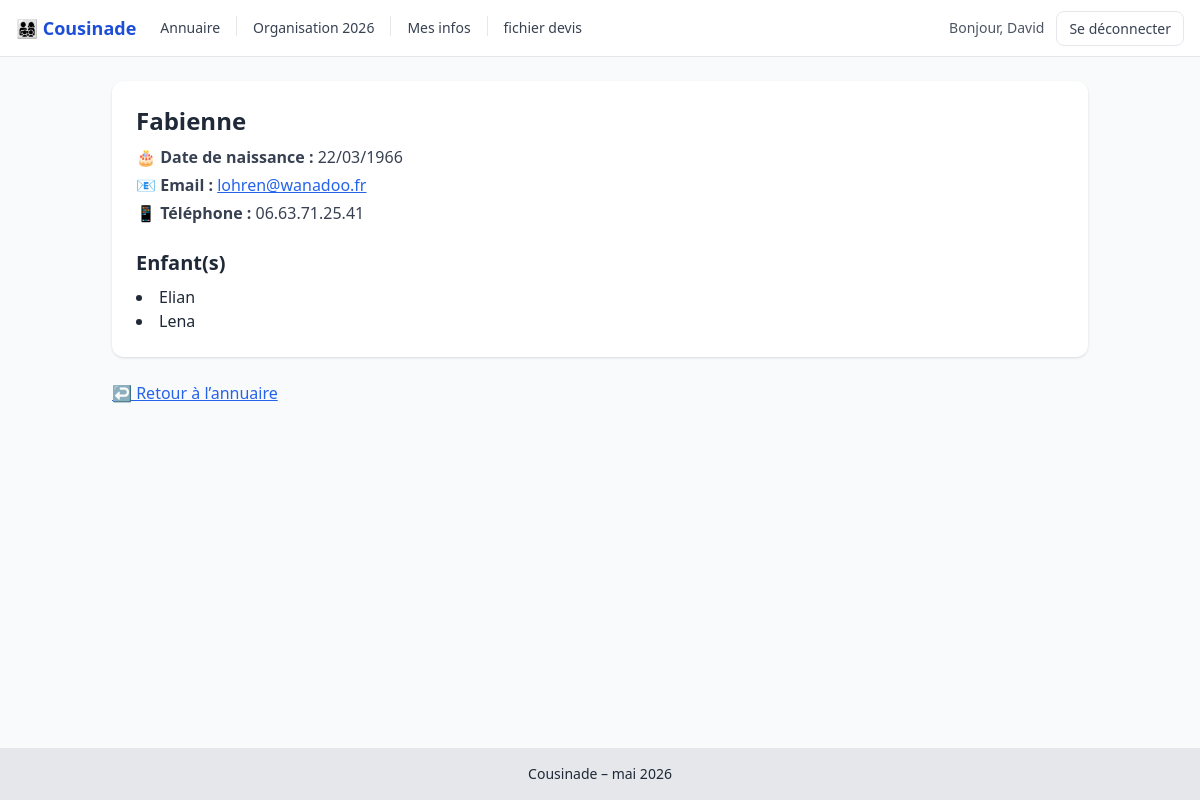
The page /member/1 (signed in) on the database its author committed.
### app/models.py (models this page shows)
class Member(Base):
    __tablename__ = "members"
    id = Column(Integer, primary_key=True)
    first_name = Column(String(80), nullable=False)
    last_name = Column(String(80), nullable=False)
    birth_date = Column(Date, nullable=True)
    email = Column(String(255), nullable=True, unique=False)
    phone = Column(String(50), nullable=True)
    notes = Column(Text, nullable=True)
    created_at = Column(DateTime, default=datetime.utcnow)
    updated_at = Column(DateTime, default=datetime.utcnow, onupdate=datetime.utcnow)
    family_branch = Column(String(80), nullable=True)  # branche/ancêtre si utile
    parents = relationship(
        "ParentChild", foreign_keys="ParentChild.child_id",
        back_populates="child", cascade="all, delete-orphan"
    )
    children_links = relationship(
        "ParentChild", foreign_keys="ParentChild.parent_id",
        back_populates="parent", cascade="all, delete-orphan"
    )
    couples_a = relationship("Couple", foreign_keys="Couple.partner_a_id",
                             back_populates="partner_a", cascade="all, delete-orphan")
    couples_b = relationship("Couple", foreign_keys="Couple.partner_b_id",
                             back_populates="partner_b", cascade="all, delete-orphan")

### app/main.py (the view)
@app.get("/member/{member_id}", response_class=HTMLResponse)
def member_card(request: Request, member_id: int, db: Session = Depends(get_db)):
    user = get_current_user(request, db)
    if not user :
        return RedirectResponse(url="/login", status_code=303)
    m = db.get(Member, member_id)
    if not m:
        raise HTTPException(404, "Membre introuvable")
    children = [lnk.child for lnk in m.children_links]
    partners = {*(c.partner_a if c.partner_a_id != m.id else c.partner_b for c in (m.couples_a + m.couples_b))}
    tpl = templates.get_template("member.html")
    return tpl.render(request=request, m=m, children=children, partners=partners, user=user)

### templates/member.html (shortened to what this page needs)
{% extends "base.html" %}
{% block content %}
<div class="bg-white shadow rounded-xl p-6">
  <h1 class="text-2xl font-bold mb-2">{{ m.first_name }} {{ m.last_name }}</h1>
  <ul class="space-y-1 text-gray-700">
    {% if m.birth_date %}
      <li>🎂 <strong>Date de naissance :</strong> {{ m.birth_date.strftime('%d/%m/%Y') }}</li>
    {% endif %}
    {% if m.email %}
      <li>📧 <strong>Email :</strong> <a href="mailto:{{ m.email }}" class="text-blue-600 underline">{{ m.email }}</a></li>
    {% endif %}
    {% if m.phone %}
      <li>📱 <strong>Téléphone :</strong> {{ m.phone }}</li>
    {% endif %}
  </ul>
  {% if children %}
  <div class="mt-6">
    <h2 class="text-xl font-semibold mb-2">Enfant(s)</h2>
    <ul class="list-disc list-inside">
      {% for c in children %}
        <li><a href="/member/{{c.id}}">{{ c.first_name }} {{ c.last_name }}</a></li>
      {% endfor %}
    </ul>
  </div>
 {% endif %}
</div>
<p class="mt-6">
  <a href="/" class="text-blue-600 underline">↩ Retour à l’annuaire</a>
</p>
{% endblock %}

### templates/base.html (shortened to what this page needs)
<!doctype html>
<html lang="fr">
  <head>
    <script src="https://cdn.tailwindcss.com"></script>
  </head>
  <body class="bg-gray-50 text-gray-800 min-h-screen flex flex-col">
<nav class="bg-white border-b border-gray-200 sticky top-0 z-40">
  <div class="px-4">
    <div class="h-14 flex items-center justify-between">
      {% if user %}
      <div class="flex items-center gap-4">
        <a href="/" class="font-bold text-blue-700 text-lg">👨‍👩‍👧‍👦 Cousinade</a>
        {% set current = request.url.path %}
        <ul class="hidden md:flex items-center text-sm text-gray-700">
          <li><a href="/" class="nav-link {{ 'active' if current == '/' else '' }}">Annuaire</a></li>
          <li></li>
          <li><a href="/rsvp" class="nav-link {{ 'active' if current.startswith('/rsvp') else '' }}">Organisation 2026</a></li>
          <li></li>
          <li><a href="/edit" class="nav-link {{ 'active' if current.startswith('/member/' ~ user.id) else '' }}">Mes infos</a></li>
          <li></li>
          <li><a href="/static/cousinade.xlsx" class="nav-link {{ 'active' if current.startswith('/about') else '' }}">fichier devis</a></li>
        </ul>
      </div>
      {% endif %}
      <div class="hidden md:flex items-center gap-3">
        {% if user %}
          <span class="text-sm text-gray-600">Bonjour, {{ user.first_name }}</span>
          <a href="/logout" class="btn btn-outline">Se déconnecter</a>
        {% endif %}
      </div>
    </div>
  </div>
</nav>
    <main class="container mx-auto flex-1 p-6">
      {% block content %}{% endblock %}
    </main>
    <footer class="bg-gray-200 text-center text-sm p-4">
      Cousinade – mai 2026
    </footer>
  </body>
</html>

### templates/base.html (style rules this page uses)
.nav-link { display:inline-block;padding:.375rem .5rem;border-radius:.375rem; color:#374151;text-decoration:none }
.btn { padding:.375rem .75rem;border-radius:.5rem;font-size:.875rem;text-decoration:none }
.btn-outline { border:1px solid #e5e7eb;color:#374151;background:#fff }

### rows shown on the page
Member: first_name "David"
Member: first_name "Fabienne", birth_date "22/03/1966", email "lohren@wanadoo.fr", phone "06.63.71.25.41"
Member: first_name "Elian"
Member: first_name "Lena"
